Frame 1 (no input): blank canvas, image omitted
Frame 60 (no input): blank canvas, image omitted
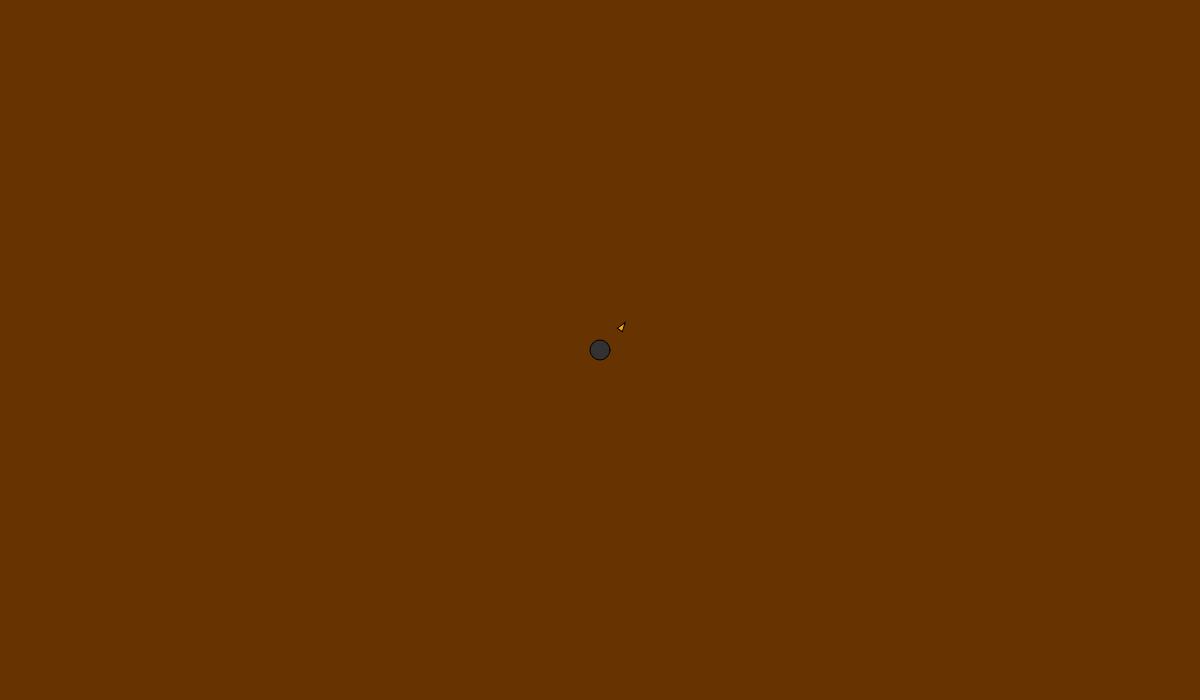
Frame 120 (the mouse pressed at the canvas centre since frame 60)

The p5.js sketch whose frames 1 and 60 were blank and that drew this single picture after the mouse press (run headless with seeded random() and noise() and a simulated clock; from frame 60 on, the mouse is pressed at the canvas centre):

// p5.js sketch
// ── sketch.js
let burrow;

function setup() {
  let cnv = createCanvas(1200, 700);
  cnv.center('horizontal');
  burrow = new Burrow(600, 350);
  // frameRate();
}

function draw() {
  background("#673300");
  burrow.run();
}

// ── burrow.js
const breedTime = 1000;
const maxPopulation = 100;

const drawWidth = 20;

let timer = 0;


class Burrow{
    constructor(x, y){
        this.position = createVector(x, y);
        this.population = [];
    }

    breed(){
        if (millis() >= breedTime+timer && this.population.length < maxPopulation) {
            this.population.push(new Lemming(this.position.copy()));
            timer = millis();
        }
    }

    draw(){
        fill(50);
        ellipse(this.position.x, this.position.y, drawWidth);
    }

    run(){
        this.draw();
        this.breed()
        this.population.map(l => l.run());
    }
}
// ── lemming.js
const spawnDist = 10;
const maxSpeed = 1;
const moveDist = maxSpeed/10;
const drawSize = 3;
const burrowWeight = 2000;

class Lemming{
    constructor(burrowPosition){
        this.position = burrowPosition.add(createVector(random(-spawnDist, spawnDist), random(-spawnDist, spawnDist)));
        this.momentum = createVector(random(-maxSpeed, maxSpeed), random(-maxSpeed, maxSpeed));
        this.migrate = false;
        this.burrowPosition = burrowPosition.copy();
    }

    move(){
        let burrowPull = p5.Vector.sub(this.burrowPosition, this.position).div(burrowWeight);
        let noise = createVector(random(-moveDist, moveDist), random(-moveDist, moveDist))
        this.momentum.add(burrowPull);
        this.momentum.add(noise);
        this.momentum.limit(maxSpeed);
        this.position.add(this.momentum);
    }

    wraparound(){
        this.position.x = (this.position.x + width) % width
        this.position.y = (this.position.y + height) % height
    }

    draw(){
        let theta = this.momentum.heading() + radians(90);
        fill("#FFA500");
        push();
        translate(this.position.x, this.position.y);
        rotate(theta);
        triangle(-drawSize, 0,
                drawSize, 0, 
                 0, -drawSize*3);
        pop();
    }

    run(){
        this.move();
        this.wraparound();
        this.draw();
    }
}
